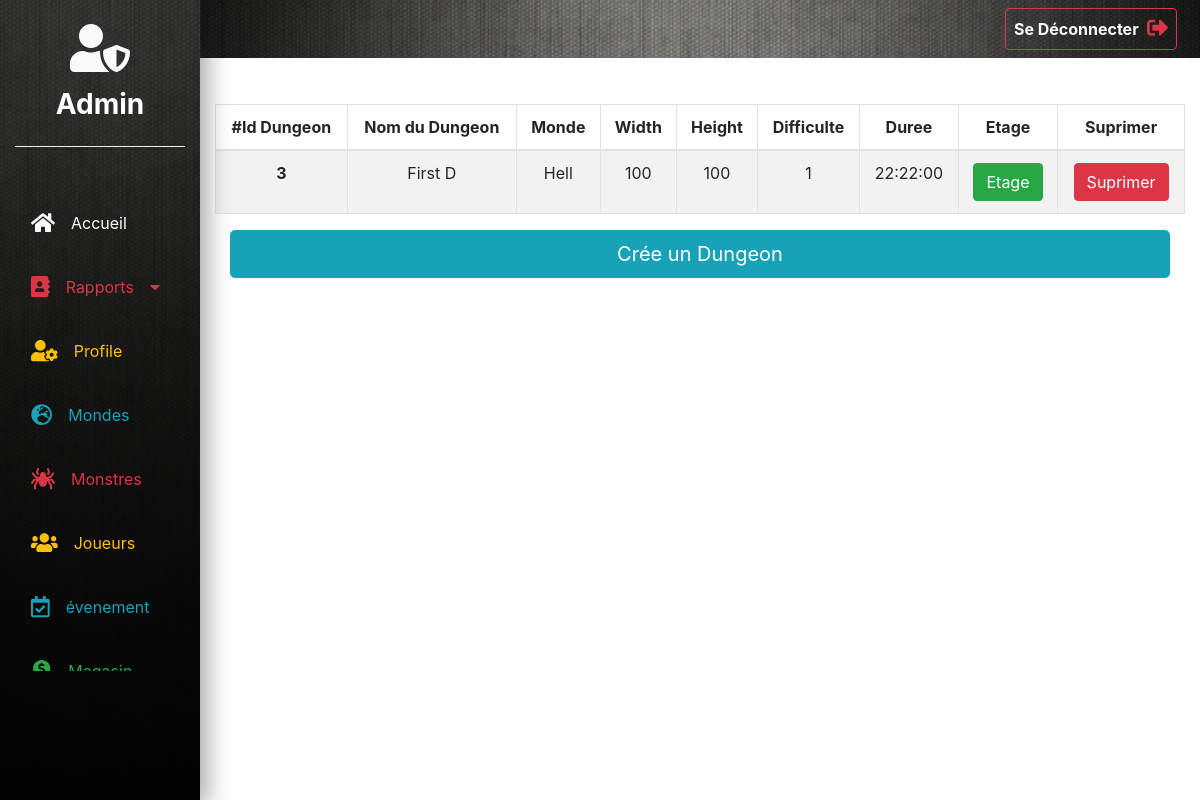
Screenshot of /admin/dungeon.php?ID_Mond=1 with the database file from the repository.
### tables this page shows
CREATE TABLE IF NOT EXISTS `dungeon` (
  `ID_Dun` int(3) NOT NULL AUTO_INCREMENT,
  `Nom_Dun` varchar(15) NOT NULL,
  `Width_Dun` float NOT NULL,
  `Height_Dun` float NOT NULL,
  `difficult_Dun` int(2) NOT NULL,
  `Duree` time NOT NULL,
  `ID_Mond` int(2) NOT NULL,
  PRIMARY KEY (`ID_Dun`),
  KEY `ID_Mond` (`ID_Mond`)
);

CREATE TABLE IF NOT EXISTS `monde` (
  `ID_Mond` int(30) NOT NULL AUTO_INCREMENT,
  `Nom_Mond` varchar(20) NOT NULL,
  `Width` int(10) NOT NULL,
  `Height` int(10) NOT NULL,
  `date_de_creation` date DEFAULT NULL,
  `Roi_Mond` varchar(15) DEFAULT NULL,
  `ID_Dev` int(2) DEFAULT NULL,
  PRIMARY KEY (`ID_Mond`),
  KEY `ID_Dev` (`ID_Dev`)
);

### php/databaseobject.class.php (called while the page is built, shortened)
<?php
class DatabaseObject {
  static protected $database='ancient_time_db';
  static public function set_database($database) {
    self::$database = $database;
  }
  static public function find_all_dungeon_monde(){
    $sql = "SELECT * FROM dungeon";
    $sql .=" INNER JOIN monde ";
    $sql .="ON dungeon.ID_Mond = monde.ID_Mond ";
    $result = self::$database->query($sql);
    return $result;
  }
}
?>

### php/function.php (called while the page is built, shortened)
<?php
function h($string="") {
  return htmlspecialchars($string);
}

### admin/dungeon.php (the view, shortened to what this page needs)
<?php include "../php/function.php" ?>
<?php
  $ID_Mond = $_GET['ID_Mond'] ?? false;
  $result = Dungeon::find_all_dungeon_monde();
?>
<!DOCTYPE html>
<html lang="en" dir="ltr">
  <head>
    <link rel="stylesheet" href="../css/style_admin.css">
    <link rel="stylesheet" href="../bootstrap/css/bootstrap.min.css">
  </head>
  <body>
    <?php
    include'../html/admin/navbar.php'
      ?>
      <section>
                  <div class="container-fluid ">
                    <div class="row">
                      <div class="col-xl-10 col-lg-9 col-md-8 ml-auto">
                        <div class="row pt-md-5 mt-md-3 mb-5">
                          <div class="col">
                            <?php   while($row = $result->fetch_assoc())
                            {   if (  ($ID_Mond==$row['ID_Mond'])) {
                              ?>
                            <table class="table table-striped table-bordered text-center table-responsive-md">
                              <thead>
                                <tr>
                                  <th scope="col">#Id Dungeon</th>
                                  <th scope="col">Nom du Dungeon</th>
                                  <th scope="col">Monde</th>
                                  <th scope="col">Width</th>
                                  <th scope="col">Height</th>
                                  <th scope="col">Difficulte</th>
                                  <th scope="col">Duree</th>
                                  <th scope="col">Etage</th>
                                  <th scope="col" class="text-center">Suprimer</th>
                                </tr>
                              </thead>
                              <tbody>
                                <tr>
                                  <th scope="row"><?php echo h($row['ID_Dun']); ?></th>
                                  <td><?php echo h($row['Nom_Dun']); ?></td>
                                  <td><?php echo h($row['Nom_Mond']); ?></td>
                                  <td><?php echo h($row['Width_Dun']); ?></td>
                                  <td><?php echo h($row['Height_Dun']); ?></td>
                                  <td><?php echo h($row['difficult_Dun']);
                                   ?></td>
                                   <td><?php echo h($row['Duree']); ?></td>
                                   <td class="text-center  text-light"><a href="Etage.php?ID_Dun=<?php echo ($row['ID_Dun']);?>" name="button" class="btn btn-success" >Etage</a>
                                   <td class="text-center  text-light"><a href="suprimerDungeon.php?ID_Dun=<?php echo ($row['ID_Dun']);?>" name="button" class="btn btn-danger" >Suprimer</a>
                                </tr>
                              </tbody>
                           </table>
                         <?php }}?>
                         <div class="col-md-12">
                             <a  class="btn btn-info btn-lg col mb-3" href="ajouterDungeon.php?ID_Mond=<?php echo $ID_Mond;?>">Crée un Dungeon</a>
                        </div>
                         </div>
                      </div>
                    </div>
                  </div>
                </div>
      </section>
  </body>
</html>

### css/style_admin.css (style rules this page uses)
body { font-family: 'Montserrat', sans-serif; background-color: #eee; }

### rows the page displays
dungeon: ID_Dun "3", Nom_Dun "First D", ID_Mond.Nom_Mond "Hell", Width_Dun "100", Height_Dun "100", difficult_Dun "1", Duree "22:22:00"
